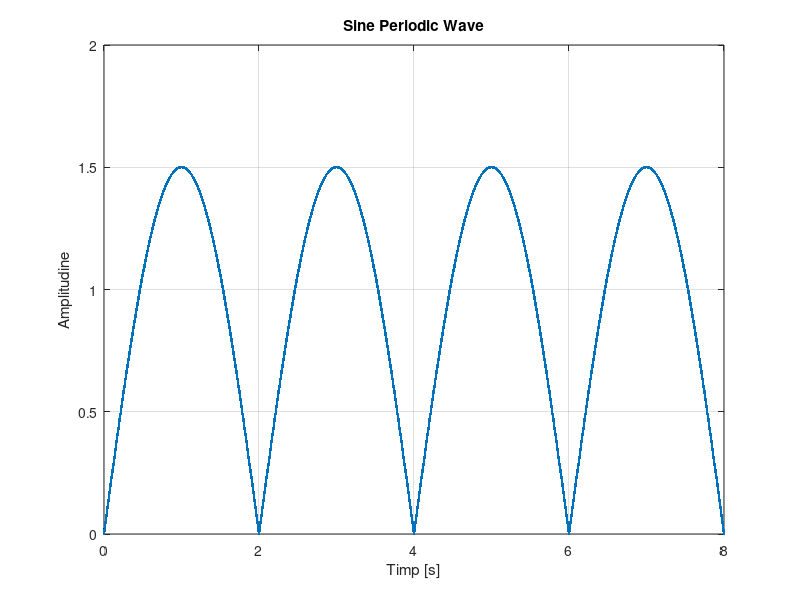
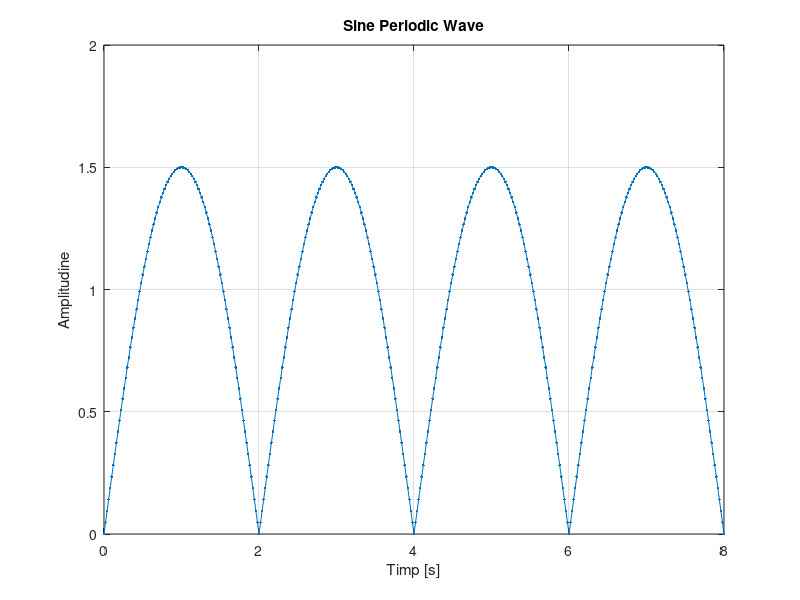
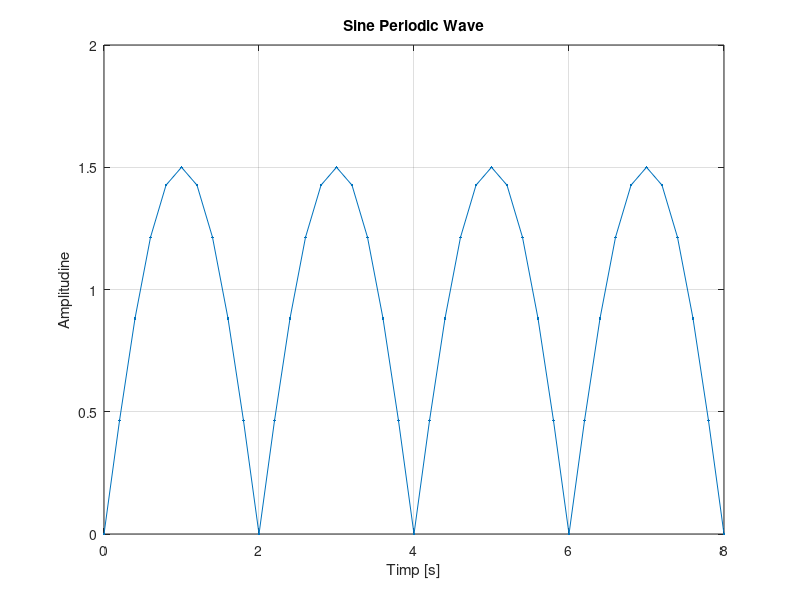

MATLAB code to generate these figures, in order:
figure (1);
A=1.5; %amplitudinea semnalului
T=4;
F=1/T;
t=0:0.002:8;
s=abs (A*sin(2*pi*F*t)); %timpul de la 0 la 5 secunde cu rezolutie temporara de 2 ms
plot (t,s,'.-') , xlabel ('Timp [s]'), ylabel ('Amplitudine'), title ('Sine Periodic Wave'),grid;

figure (2);
A=1.5; %amplitudinea semnalului
T=4;
F=1/T;
t=0:0.02:8;
s=abs (A*sin(2*pi*F*t)); %timpul de la 0 la 5 secunde cu rezolutie temporara de 2 ms
plot (t,s,'.-') , xlabel ('Timp [s]'), ylabel ('Amplitudine'), title ('Sine Periodic Wave'),grid;

figure (3);
A=1.5; %amplitudinea semnalului
T=4;
F=1/T;
t=0:0.2:8;
s=abs (A*sin(2*pi*F*t)); %timpul de la 0 la 5 secunde cu rezolutie temporara de 2 ms
plot (t,s,'.-') , xlabel ('Timp [s]'), ylabel ('Amplitudine'), title ('Sine Periodic Wave'),grid;


